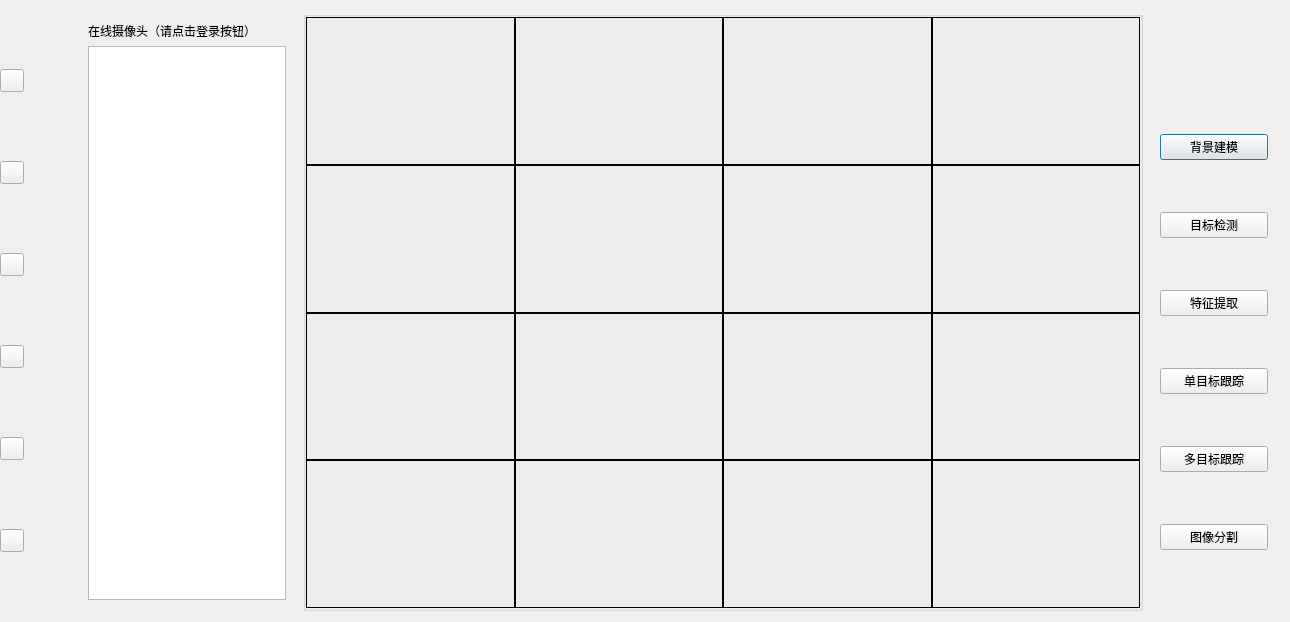
<?xml version="1.0" encoding="UTF-8"?>
<ui version="4.0">
 <class>VisionAlgMain</class>
 <widget class="QDialog" name="VisionAlgMain">
  <property name="geometry">
   <rect>
    <x>0</x>
    <y>0</y>
    <width>1290</width>
    <height>600</height>
   </rect>
  </property>
  <property name="windowTitle">
   <string>计算机视觉算法展示平台</string>
  </property>
  <layout class="QHBoxLayout" name="horizontalLayout_2">
   <property name="spacing">
    <number>0</number>
   </property>
   <property name="leftMargin">
    <number>0</number>
   </property>
   <property name="topMargin">
    <number>0</number>
   </property>
   <property name="rightMargin">
    <number>0</number>
   </property>
   <property name="bottomMargin">
    <number>0</number>
   </property>
   <item>
    <widget class="QWidget" name="widget_menu" native="true">
     <property name="sizePolicy">
      <sizepolicy hsizetype="Preferred" vsizetype="Preferred">
       <horstretch>0</horstretch>
       <verstretch>0</verstretch>
      </sizepolicy>
     </property>
     <layout class="QVBoxLayout" name="verticalLayout_5">
      <property name="spacing">
       <number>0</number>
      </property>
      <property name="leftMargin">
       <number>0</number>
      </property>
      <property name="topMargin">
       <number>0</number>
      </property>
      <property name="rightMargin">
       <number>0</number>
      </property>
      <property name="bottomMargin">
       <number>0</number>
      </property>
      <item>
       <widget class="QToolButton" name="btn_onlinehandle">
        <property name="minimumSize">
         <size>
          <width>24</width>
          <height>0</height>
         </size>
        </property>
        <property name="styleSheet">
         <string notr="true">color: rgb(255, 255, 255);</string>
        </property>
        <property name="text">
         <string/>
        </property>
       </widget>
      </item>
      <item>
       <widget class="QToolButton" name="btn_offlinehandle">
        <property name="styleSheet">
         <string notr="true">color: rgb(255, 255, 255);</string>
        </property>
        <property name="text">
         <string/>
        </property>
       </widget>
      </item>
      <item>
       <widget class="QToolButton" name="btnMenu_Full">
        <property name="styleSheet">
         <string notr="true">color: rgb(255, 255, 255);</string>
        </property>
        <property name="text">
         <string/>
        </property>
       </widget>
      </item>
      <item>
       <widget class="QToolButton" name="btnMenu_Setting">
        <property name="styleSheet">
         <string notr="true">color: rgb(255, 255, 255);</string>
        </property>
        <property name="text">
         <string/>
        </property>
       </widget>
      </item>
      <item>
       <widget class="QToolButton" name="btnMenu_Login">
        <property name="styleSheet">
         <string notr="true">color: rgb(255, 255, 255);</string>
        </property>
        <property name="text">
         <string/>
        </property>
       </widget>
      </item>
      <item>
       <widget class="QToolButton" name="btnMenu_Logout">
        <property name="styleSheet">
         <string notr="true">color: rgb(255, 255, 255);</string>
        </property>
        <property name="text">
         <string/>
        </property>
       </widget>
      </item>
     </layout>
    </widget>
   </item>
   <item>
    <widget class="QWidget" name="widget_main" native="true">
     <property name="styleSheet">
      <string notr="true">font:9pt &quot;微软雅黑&quot;;</string>
     </property>
     <layout class="QHBoxLayout" name="horizontalLayout">
      <item>
       <widget class="QWidget" name="widget_camera" native="true">
        <property name="sizePolicy">
         <sizepolicy hsizetype="Fixed" vsizetype="Expanding">
          <horstretch>0</horstretch>
          <verstretch>0</verstretch>
         </sizepolicy>
        </property>
        <property name="maximumSize">
         <size>
          <width>220</width>
          <height>16777215</height>
         </size>
        </property>
        <layout class="QVBoxLayout" name="verticalLayout">
         <item>
          <widget class="QLabel" name="label">
           <property name="styleSheet">
            <string notr="true">color:black</string>
           </property>
           <property name="text">
            <string>在线摄像头（请点击登录按钮）</string>
           </property>
          </widget>
         </item>
         <item>
          <widget class="QTreeView" name="DVRsets_treeView">
           <property name="styleSheet">
            <string notr="true">color:black</string>
           </property>
          </widget>
         </item>
        </layout>
        <zorder>label</zorder>
        <zorder>btnMenu_Login</zorder>
        <zorder>DVRsets_treeView</zorder>
       </widget>
      </item>
      <item>
       <widget class="QGroupBox" name="gBoxMain">
        <property name="minimumSize">
         <size>
          <width>840</width>
          <height>600</height>
         </size>
        </property>
        <property name="title">
         <string/>
        </property>
        <layout class="QVBoxLayout" name="verticalLayout_4">
         <property name="spacing">
          <number>0</number>
         </property>
         <property name="leftMargin">
          <number>0</number>
         </property>
         <property name="topMargin">
          <number>0</number>
         </property>
         <property name="rightMargin">
          <number>0</number>
         </property>
         <property name="bottomMargin">
          <number>0</number>
         </property>
         <item>
          <layout class="QHBoxLayout" name="lay1">
           <property name="spacing">
            <number>0</number>
           </property>
           <item>
            <widget class="QLabel" name="labVideo1">
             <property name="sizePolicy">
              <sizepolicy hsizetype="Preferred" vsizetype="Expanding">
               <horstretch>0</horstretch>
               <verstretch>0</verstretch>
              </sizepolicy>
             </property>
             <property name="focusPolicy">
              <enum>Qt::StrongFocus</enum>
             </property>
             <property name="styleSheet">
              <string notr="true">color:black</string>
             </property>
             <property name="frameShape">
              <enum>QFrame::Panel</enum>
             </property>
             <property name="text">
              <string/>
             </property>
             <property name="alignment">
              <set>Qt::AlignCenter</set>
             </property>
            </widget>
           </item>
           <item>
            <widget class="QLabel" name="labVideo2">
             <property name="sizePolicy">
              <sizepolicy hsizetype="Preferred" vsizetype="Expanding">
               <horstretch>0</horstretch>
               <verstretch>0</verstretch>
              </sizepolicy>
             </property>
             <property name="focusPolicy">
              <enum>Qt::StrongFocus</enum>
             </property>
             <property name="styleSheet">
              <string notr="true">color:black</string>
             </property>
             <property name="frameShape">
              <enum>QFrame::Panel</enum>
             </property>
             <property name="text">
              <string/>
             </property>
             <property name="alignment">
              <set>Qt::AlignCenter</set>
             </property>
            </widget>
           </item>
           <item>
            <widget class="QLabel" name="labVideo3">
             <property name="sizePolicy">
              <sizepolicy hsizetype="Preferred" vsizetype="Expanding">
               <horstretch>0</horstretch>
               <verstretch>0</verstretch>
              </sizepolicy>
             </property>
             <property name="focusPolicy">
              <enum>Qt::StrongFocus</enum>
             </property>
             <property name="styleSheet">
              <string notr="true">color:black</string>
             </property>
             <property name="frameShape">
              <enum>QFrame::Panel</enum>
             </property>
             <property name="text">
              <string/>
             </property>
             <property name="alignment">
              <set>Qt::AlignCenter</set>
             </property>
            </widget>
           </item>
           <item>
            <widget class="QLabel" name="labVideo4">
             <property name="sizePolicy">
              <sizepolicy hsizetype="Preferred" vsizetype="Expanding">
               <horstretch>0</horstretch>
               <verstretch>0</verstretch>
              </sizepolicy>
             </property>
             <property name="focusPolicy">
              <enum>Qt::StrongFocus</enum>
             </property>
             <property name="styleSheet">
              <string notr="true">color:black</string>
             </property>
             <property name="frameShape">
              <enum>QFrame::Panel</enum>
             </property>
             <property name="text">
              <string/>
             </property>
             <property name="alignment">
              <set>Qt::AlignCenter</set>
             </property>
            </widget>
           </item>
          </layout>
         </item>
         <item>
          <layout class="QHBoxLayout" name="lay2">
           <property name="spacing">
            <number>0</number>
           </property>
           <item>
            <widget class="QLabel" name="labVideo5">
             <property name="sizePolicy">
              <sizepolicy hsizetype="Preferred" vsizetype="Expanding">
               <horstretch>0</horstretch>
               <verstretch>0</verstretch>
              </sizepolicy>
             </property>
             <property name="focusPolicy">
              <enum>Qt::StrongFocus</enum>
             </property>
             <property name="styleSheet">
              <string notr="true">color:black</string>
             </property>
             <property name="frameShape">
              <enum>QFrame::Panel</enum>
             </property>
             <property name="text">
              <string/>
             </property>
             <property name="alignment">
              <set>Qt::AlignCenter</set>
             </property>
            </widget>
           </item>
           <item>
            <widget class="QLabel" name="labVideo6">
             <property name="sizePolicy">
              <sizepolicy hsizetype="Preferred" vsizetype="Expanding">
               <horstretch>0</horstretch>
               <verstretch>0</verstretch>
              </sizepolicy>
             </property>
             <property name="focusPolicy">
              <enum>Qt::StrongFocus</enum>
             </property>
             <property name="styleSheet">
              <string notr="true">color:black</string>
             </property>
             <property name="frameShape">
              <enum>QFrame::Panel</enum>
             </property>
             <property name="text">
              <string/>
             </property>
             <property name="alignment">
              <set>Qt::AlignCenter</set>
             </property>
            </widget>
           </item>
           <item>
            <widget class="QLabel" name="labVideo7">
             <property name="sizePolicy">
              <sizepolicy hsizetype="Preferred" vsizetype="Expanding">
               <horstretch>0</horstretch>
               <verstretch>0</verstretch>
              </sizepolicy>
             </property>
             <property name="focusPolicy">
              <enum>Qt::StrongFocus</enum>
             </property>
             <property name="styleSheet">
              <string notr="true">color:black</string>
             </property>
             <property name="frameShape">
              <enum>QFrame::Panel</enum>
             </property>
             <property name="text">
              <string/>
             </property>
             <property name="alignment">
              <set>Qt::AlignCenter</set>
             </property>
            </widget>
           </item>
           <item>
            <widget class="QLabel" name="labVideo8">
             <property name="sizePolicy">
              <sizepolicy hsizetype="Preferred" vsizetype="Expanding">
               <horstretch>0</horstretch>
               <verstretch>0</verstretch>
              </sizepolicy>
             </property>
             <property name="focusPolicy">
              <enum>Qt::StrongFocus</enum>
             </property>
             <property name="styleSheet">
              <string notr="true">color:black</string>
             </property>
             <property name="frameShape">
              <enum>QFrame::Panel</enum>
             </property>
             <property name="text">
              <string/>
             </property>
             <property name="alignment">
              <set>Qt::AlignCenter</set>
             </property>
            </widget>
           </item>
          </layout>
         </item>
         <item>
          <layout class="QHBoxLayout" name="lay3">
           <property name="spacing">
            <number>0</number>
           </property>
           <item>
            <widget class="QLabel" name="labVideo9">
             <property name="sizePolicy">
              <sizepolicy hsizetype="Preferred" vsizetype="Expanding">
               <horstretch>0</horstretch>
               <verstretch>0</verstretch>
              </sizepolicy>
             </property>
             <property name="focusPolicy">
              <enum>Qt::StrongFocus</enum>
             </property>
             <property name="styleSheet">
              <string notr="true">color:black</string>
             </property>
             <property name="frameShape">
              <enum>QFrame::Panel</enum>
             </property>
             <property name="text">
              <string/>
             </property>
             <property name="alignment">
              <set>Qt::AlignCenter</set>
             </property>
            </widget>
           </item>
           <item>
            <widget class="QLabel" name="labVideo10">
             <property name="sizePolicy">
              <sizepolicy hsizetype="Preferred" vsizetype="Expanding">
               <horstretch>0</horstretch>
               <verstretch>0</verstretch>
              </sizepolicy>
             </property>
             <property name="focusPolicy">
              <enum>Qt::StrongFocus</enum>
             </property>
             <property name="styleSheet">
              <string notr="true">color:black</string>
             </property>
             <property name="frameShape">
              <enum>QFrame::Panel</enum>
             </property>
             <property name="text">
              <string/>
             </property>
             <property name="alignment">
              <set>Qt::AlignCenter</set>
             </property>
            </widget>
           </item>
           <item>
            <widget class="QLabel" name="labVideo11">
             <property name="sizePolicy">
              <sizepolicy hsizetype="Preferred" vsizetype="Expanding">
               <horstretch>0</horstretch>
               <verstretch>0</verstretch>
              </sizepolicy>
             </property>
             <property name="focusPolicy">
              <enum>Qt::StrongFocus</enum>
             </property>
             <property name="styleSheet">
              <string notr="true">color:black</string>
             </property>
             <property name="frameShape">
              <enum>QFrame::Panel</enum>
             </property>
             <property name="text">
              <string/>
             </property>
             <property name="alignment">
              <set>Qt::AlignCenter</set>
             </property>
            </widget>
           </item>
           <item>
            <widget class="QLabel" name="labVideo12">
             <property name="sizePolicy">
              <sizepolicy hsizetype="Preferred" vsizetype="Ignored">
               <horstretch>0</horstretch>
               <verstretch>0</verstretch>
              </sizepolicy>
             </property>
             <property name="focusPolicy">
              <enum>Qt::StrongFocus</enum>
             </property>
             <property name="styleSheet">
              <string notr="true">color:black</string>
             </property>
             <property name="frameShape">
              <enum>QFrame::Panel</enum>
             </property>
             <property name="text">
              <string/>
             </property>
             <property name="alignment">
              <set>Qt::AlignCenter</set>
             </property>
            </widget>
           </item>
          </layout>
         </item>
         <item>
          <layout class="QHBoxLayout" name="lay4">
           <property name="spacing">
            <number>0</number>
           </property>
           <item>
            <widget class="QLabel" name="labVideo13">
             <property name="sizePolicy">
              <sizepolicy hsizetype="Preferred" vsizetype="Expanding">
               <horstretch>0</horstretch>
               <verstretch>0</verstretch>
              </sizepolicy>
             </property>
             <property name="focusPolicy">
              <enum>Qt::StrongFocus</enum>
             </property>
             <property name="styleSheet">
              <string notr="true">color:black</string>
             </property>
             <property name="frameShape">
              <enum>QFrame::Panel</enum>
             </property>
             <property name="text">
              <string/>
             </property>
             <property name="alignment">
              <set>Qt::AlignCenter</set>
             </property>
            </widget>
           </item>
           <item>
            <widget class="QLabel" name="labVideo14">
             <property name="sizePolicy">
              <sizepolicy hsizetype="Preferred" vsizetype="Expanding">
               <horstretch>0</horstretch>
               <verstretch>0</verstretch>
              </sizepolicy>
             </property>
             <property name="focusPolicy">
              <enum>Qt::StrongFocus</enum>
             </property>
             <property name="styleSheet">
              <string notr="true">color:black</string>
             </property>
             <property name="frameShape">
              <enum>QFrame::Panel</enum>
             </property>
             <property name="text">
              <string/>
             </property>
             <property name="alignment">
              <set>Qt::AlignCenter</set>
             </property>
            </widget>
           </item>
           <item>
            <widget class="QLabel" name="labVideo15">
             <property name="sizePolicy">
              <sizepolicy hsizetype="Preferred" vsizetype="Expanding">
               <horstretch>0</horstretch>
               <verstretch>0</verstretch>
              </sizepolicy>
             </property>
             <property name="focusPolicy">
              <enum>Qt::StrongFocus</enum>
             </property>
             <property name="styleSheet">
              <string notr="true">color:black</string>
             </property>
             <property name="frameShape">
              <enum>QFrame::Panel</enum>
             </property>
             <property name="text">
              <string/>
             </property>
             <property name="alignment">
              <set>Qt::AlignCenter</set>
             </property>
            </widget>
           </item>
           <item>
            <widget class="QLabel" name="labVideo16">
             <property name="sizePolicy">
              <sizepolicy hsizetype="Preferred" vsizetype="Expanding">
               <horstretch>0</horstretch>
               <verstretch>0</verstretch>
              </sizepolicy>
             </property>
             <property name="focusPolicy">
              <enum>Qt::StrongFocus</enum>
             </property>
             <property name="styleSheet">
              <string notr="true">color:black</string>
             </property>
             <property name="frameShape">
              <enum>QFrame::Panel</enum>
             </property>
             <property name="text">
              <string/>
             </property>
             <property name="alignment">
              <set>Qt::AlignCenter</set>
             </property>
            </widget>
           </item>
          </layout>
         </item>
        </layout>
       </widget>
      </item>
      <item>
       <widget class="QWidget" name="widget_right" native="true">
        <property name="sizePolicy">
         <sizepolicy hsizetype="Fixed" vsizetype="Expanding">
          <horstretch>0</horstretch>
          <verstretch>0</verstretch>
         </sizepolicy>
        </property>
        <property name="minimumSize">
         <size>
          <width>130</width>
          <height>0</height>
         </size>
        </property>
        <layout class="QVBoxLayout" name="verticalLayout_2">
         <item>
          <widget class="QLabel" name="label_HCNetSDK">
           <property name="sizePolicy">
            <sizepolicy hsizetype="Expanding" vsizetype="Fixed">
             <horstretch>0</horstretch>
             <verstretch>0</verstretch>
            </sizepolicy>
           </property>
           <property name="styleSheet">
            <string notr="true">font:10pt &quot;微软雅黑&quot;;</string>
           </property>
           <property name="text">
            <string/>
           </property>
          </widget>
         </item>
         <item>
          <widget class="QPushButton" name="pushButton">
           <property name="styleSheet">
            <string notr="true">color:black</string>
           </property>
           <property name="text">
            <string>背景建模</string>
           </property>
          </widget>
         </item>
         <item>
          <widget class="QPushButton" name="pushButton_2">
           <property name="styleSheet">
            <string notr="true">color:black</string>
           </property>
           <property name="text">
            <string>目标检测</string>
           </property>
          </widget>
         </item>
         <item>
          <widget class="QPushButton" name="pushButton_3">
           <property name="styleSheet">
            <string notr="true">color:black</string>
           </property>
           <property name="text">
            <string>特征提取</string>
           </property>
          </widget>
         </item>
         <item>
          <widget class="QPushButton" name="pushButton_4">
           <property name="styleSheet">
            <string notr="true">color:black</string>
           </property>
           <property name="text">
            <string>单目标跟踪</string>
           </property>
          </widget>
         </item>
         <item>
          <widget class="QPushButton" name="pushButton_5">
           <property name="styleSheet">
            <string notr="true">color:black</string>
           </property>
           <property name="text">
            <string>多目标跟踪</string>
           </property>
          </widget>
         </item>
         <item>
          <widget class="QPushButton" name="pushButton_6">
           <property name="styleSheet">
            <string notr="true">color:black</string>
           </property>
           <property name="text">
            <string>图像分割</string>
           </property>
          </widget>
         </item>
        </layout>
       </widget>
      </item>
     </layout>
    </widget>
   </item>
  </layout>
 </widget>
 <layoutdefault spacing="6" margin="11"/>
 <resources/>
 <connections/>
</ui>
